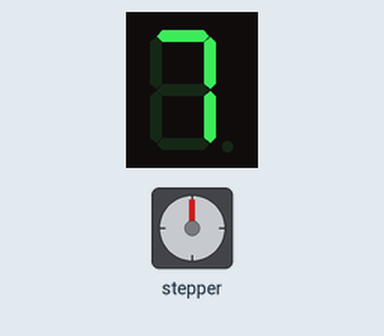
Bench run of a sketch on a simulated Arduino Uno, built with avr-gcc and run on an emulated ATmega328P. Shown: 1-digit seven-segment display, stepper motor. Wiring (inferred from the names in the program): 1-digit 7-segment display, segments lit when LOW: segments pin 0, pin 1, pin 2, pin 3, pin 4, pin 5, pin 6; stepper motor (2048 steps per turn assumed): coils pin 8, pin 9, pin 10, pin 11. The segment pins are drawn as the display they are named for.

Above: at 0.1 s.
At 4.1 s:
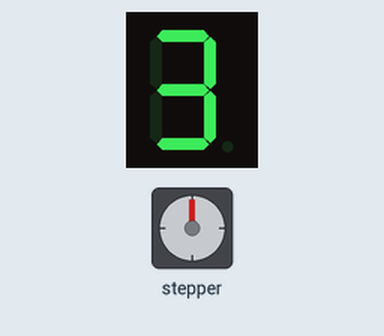
At 8.1 s:
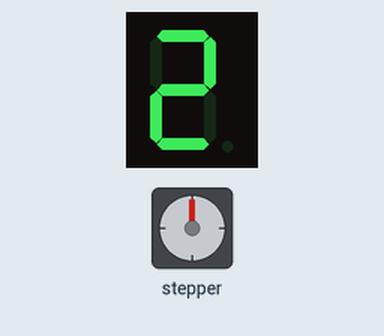
At 18.1 s:
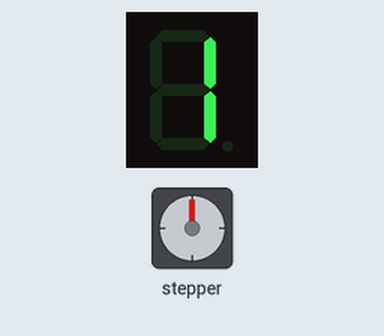
At 31.1 s:
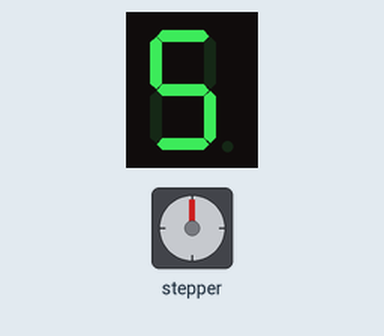
At 39.1 s:
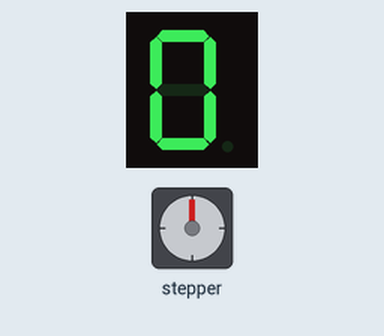

Measured:
- what the display in image 1 shows lasts 1.0 s, from 4.0 s to 5.0 s

The sketch:

arquitecturapcs.ino
```cpp
#include <Stepper.h>

int a=0, b = 1, c=2, d=3, e = 4, f =5, g =6;
int  r1 = 7, v1 = 8, am = 9, v2 = 11, r2 = 10;

void setup(){
  for(int i = 0; i<12; i++) pinMode(i, OUTPUT);
}
void todobajo(){
  for(int i = 0; i<7; i++)digitalWrite(i, HIGH);
}
void n0(){
  todobajo();
    for(int i =0; i<6; i++) digitalWrite(i, LOW);
}
void n1(){
    digitalWrite(b, LOW);
    digitalWrite(c, LOW);
}
void n2(){
    digitalWrite(a, LOW);
    digitalWrite(b, LOW);
    digitalWrite(g, LOW);
    digitalWrite(e, LOW);
    digitalWrite(d, LOW);
}
void n3(){
    digitalWrite(a, LOW);
    digitalWrite(b, LOW);
    digitalWrite(g, LOW);
    digitalWrite(c, LOW);
    digitalWrite(d, LOW);
}
void n4(){
    digitalWrite(b, LOW);
    digitalWrite(g, LOW);
    digitalWrite(c, LOW);
    digitalWrite(f, LOW);
}
void n5(){
    digitalWrite(a, LOW);
    digitalWrite(f, LOW);
    digitalWrite(g, LOW);
    digitalWrite(c, LOW);
    digitalWrite(d, LOW);
}
void n6(){
    digitalWrite(f, LOW);
    digitalWrite(g, LOW);
    digitalWrite(c, LOW);
    digitalWrite(d, LOW);
    digitalWrite(e, LOW);
}
void n7(){
    digitalWrite(a, LOW);
    digitalWrite(b, LOW);
    digitalWrite(c, LOW);
}
void n8(){
  for(int i = 0; i<7; i++){
    digitalWrite(i, LOW);
  }
}
void n9(){
    digitalWrite(a, LOW);
    digitalWrite(b, LOW);
    digitalWrite(c, LOW);
    digitalWrite(f, LOW);
    digitalWrite(g, LOW);
}
void (*funciones[])() = {n0, n1, n2, n3, n4, n5, n6, n7, n8, n9};
void contar(int n){
  for(int i = n; i>=0; i--){
      todobajo();
      funciones[i]();
        delay(1000);
    }
}
void loop(){
  //rojo inico (los comentarios son para s1)
  digitalWrite(v2, HIGH);
  digitalWrite(r1, HIGH);
  contar(7);
  //amarillo
  digitalWrite(r1, LOW);
  digitalWrite(am, HIGH);
  contar(2);
  //verde
  digitalWrite(am, LOW);
  digitalWrite(v2, LOW);
  digitalWrite(v1, HIGH);
  digitalWrite(r2, HIGH);
  contar(5);
  //verde y amarillo
  digitalWrite(r2, LOW);
  digitalWrite(am, HIGH);
  contar(2);
  //apago amarillo y verde
  digitalWrite(am, LOW);
  digitalWrite(v1, LOW);
}
```
